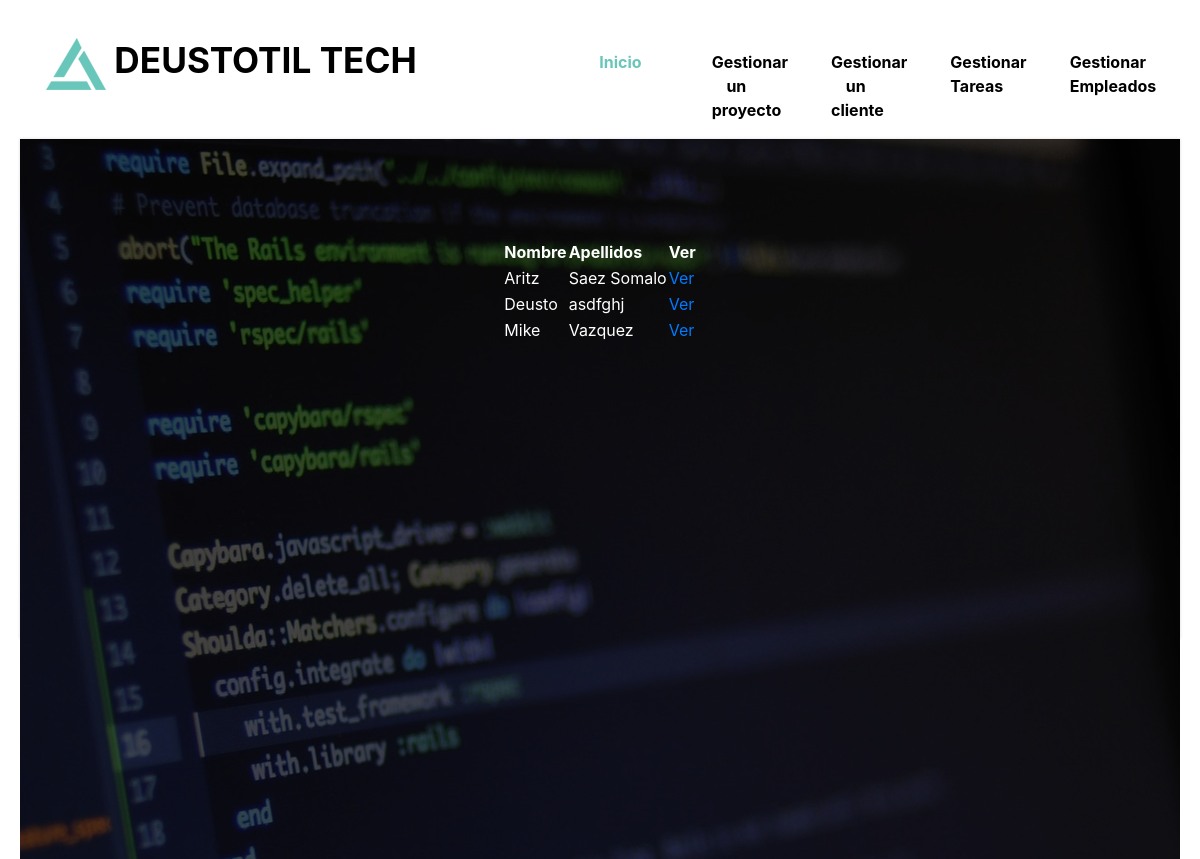
Before: /myApp/empleados/ with the older database file.
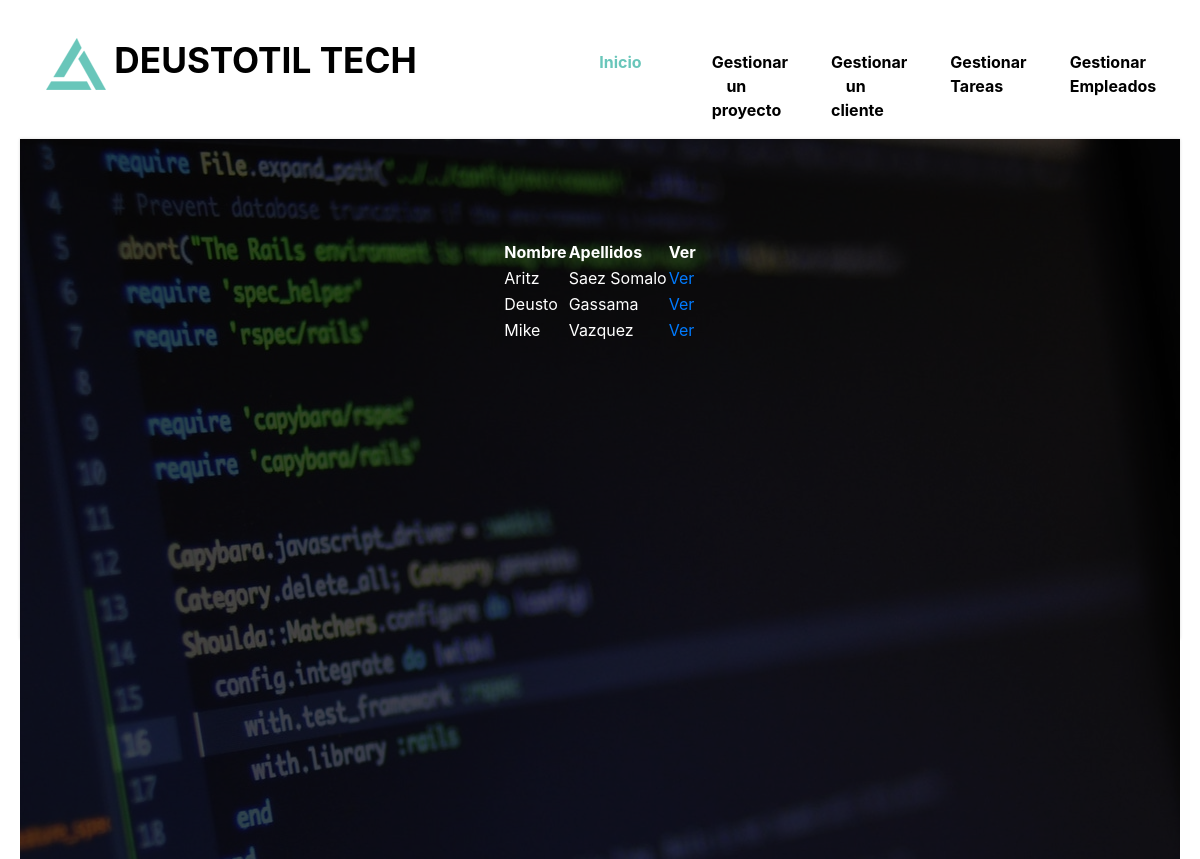
After: the same page with the newer database file.
### myApp/models.py (models this page shows, shortened)
class Empleado(models.Model):
    dni = models.CharField(max_length=9)
    nombre = models.CharField(max_length=50)
    apellidos = models.CharField(max_length=100)
    email = models.EmailField(max_length=100)
    telefono = models.IntegerField()
    estado = models.CharField(max_length=100)

### myApp/views.py (the view)
# urls.py: path('empleados/', views.EmpleadosListView.as_view(), name='empleadosListView'),
class EmpleadosListView(ListView):
    model = Empleado
    template_name = "empleadosListView.html"
    queryset = Empleado.objects.order_by('nombre')
    def get_context_data(self, **kwargs):
        context = super(EmpleadosListView, self).get_context_data(**kwargs)
        return context

### myApp/templates/empleadosListView.html (shortened to what the changed rows need)
{% load static %}
<!DOCTYPE html>
<html lang="en">
<head>
    <link rel="stylesheet" href="{% static 'font-awesome-4.7.0/css/font-awesome.min.css' %}">
    <link rel="stylesheet" href="{% static 'css/bootstrap.min.css' %}">
    <link rel="stylesheet" type="{% static 'css' %}" href="{% static 'css/datepicker.css' %}">
    <link rel="stylesheet" type="{% static 'css' %}" href="{% static 'slick/slick.css' %}"/>
    <link rel="stylesheet" type="{% static 'css' %}" href="{% static 'slick/slick-theme.css' %}"/>
    <link rel="stylesheet" href="{% static 'css/templatemo-style.css' %}">
      </head>
<body>
        <div class="tm-main-content" id="top">
        <div class="tm-page-wrap mx-auto" style="max-height:500px ">
            <section class="tm-banner">
                <div class="tm-container-outer tm-banner-bg">
                    <div class="container">
                        <div class="row tm-banner-row" id="tm-section-search">
                            <table>
                                <thead>
                                    <tr>
                                        <th style="color:white">Nombre</th>
                                        <th style="color:white">Apellidos</th>
                                        <th style="color:white">Ver</th>
                                    </tr>
                                </thead>
                                <tbody>
                                    {% for empleado in empleado_list %}
                                    <tr>
                                        <td style="color:white">{{ empleado.nombre }}</td>
                                        <td style="color:white">{{ empleado.apellidos }}</td>
                                        <td style="color:white"><a href="{% url 'empleadosDetailView' empleado.id %}">Ver</a> </td>
                                    </tr>
                                    {% endfor %}
                                </tbody>
                            </table>
                        </div>
                    </div>
                </div>
            </section>
</div>
</div>
</body>
</html>

Changed rows visible on the page:
changed Empleado "Deusto": apellidos "asdfghj" → "Gassama"
